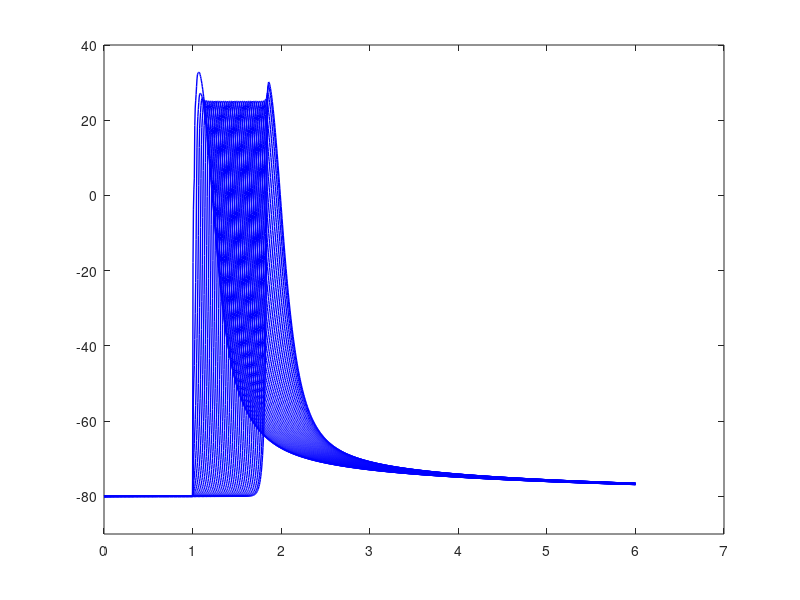

MATLAB code to generate this figure: (Note: this script raises an error after producing the figure.)
clc
clear all
close all

%%

xx=1 ;



%%

Data = csvread('misaligned_nodexg0xhanged_v_Abeta0_stimulateonlyAbeta0_edgedist0.5_.csv');

time = Data(:,1) ;

[satr, soton] = size(Data) ;


figure

for i=2:soton

plot(time , Data(:,i), '-b', 'LineWidth' , 1 )
hold on
end

%xlim([0 5])
ylim([-90 40])


Data1 = Data(:,2:soton) ;   %exclude time from the data

%%


soton=soton-1 ;
number_nodes =  soton ;

%%

n = 1 ;

s=n+1:number_nodes-n ; 
S1 = zeros(1,length(s)) ;
k=1 ;



for j=n+1:number_nodes-n

clear V
clear A AA1 AA2 pks locs L1 L2 B1 B2

V = Data1(:,j) ;

[pks , locs] = findpeaks(V,'MinPeakDistance',400, 'MinPeakHeight',0)     ;



for i=1:length(pks)
     
        
  A(1,:) = V(locs(i,1)-30:locs(i,1) , 1) ;
  
  AA1 = A(A>=-20) ;
  [L1]=knnsearch(AA1',-20) ;
   B1 = AA1(1,L1) ;
       
  AA2 = A(A<=-20) ;
  [L2]=knnsearch(AA2',-20) ;
   B2 = AA2(1,L2) ;
   
  [row1]=find(V==B1) ;
  [row2]=find(V==B2) ;
  
  if length(row1)>1 
      for l=1:length(row1)
          if row1(l) > locs(i,1)-30 && row1(l) < locs(i,1)
              row11 = row1(l) ;
          end
      end
         
      
  else
      row11 = row1 ;
  end
  
  if length(row2)>1 
      for l=1:length(row2)
          if row2(l) > locs(i,1)-30 && row2(l) < locs(i,1)
              row22 = row2(l) ;
          end
      end
         
      
  else
      row22 = row2 ;
  end
  
  
  
  
  T1 = time(row11,1) ;
  T2 = time(row22,1) ;
  
  
coefficients = polyfit([T1, T2], [B1, B2], 1);
a = coefficients (1);
b = coefficients (2);

f =  -20  ;

x = (f-b)/a  ;
     

S1(1,k) = x  ;

plot(x,-20 , '*r')

  end      

k=k+1  ;

end

%%

figure


for i=1:length(S1)

plot(S1(1,i) , 1 , '.', 'Color','none')
text(S1(1,i), 1, '|', 'VerticalAlignment','middle', 'HorizontalAlignment','center', 'Color','m')
hold on


end


ylim([0 5])


%% CV

Y = (19.6412800000000 * xx )*40 + (3 * xx) *2 + (8.05888000000000 *xx ) * 5 * 2 ;
nodes_dist = Y+1 ;


for i=1:length(S1)-1
R1 = S1(1,i+1)-S1(1,i) ;  %ms
R1=R1/1000 ;  %s
CV(1,i) = (nodes_dist*1e-6)/ R1  ;   %m/s
end


%%

figure
plot(s(1,1:length(s)-1) , CV , 'o-m')
xlim([0 50])
title('CV')
xlabel('node #')
ylabel('CV')

%% average CV

mean_CV = mean(CV(1,10:20))
